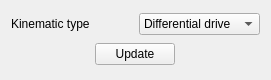
<?xml version="1.0" encoding="UTF-8"?>
<ui version="4.0">
 <class>KinematicProperties</class>
 <widget class="QWidget" name="KinematicProperties">
  <property name="geometry">
   <rect>
    <x>0</x>
    <y>0</y>
    <width>271</width>
    <height>80</height>
   </rect>
  </property>
  <property name="windowTitle">
   <string>Kinematic</string>
  </property>
  <layout class="QGridLayout" name="gridLayout">
   <item row="0" column="0">
    <layout class="QHBoxLayout" name="horizontalLayout">
     <item>
      <widget class="QLabel" name="label">
       <property name="text">
        <string>Kinematic type</string>
       </property>
      </widget>
     </item>
     <item>
      <widget class="QComboBox" name="comboBox">
       <item>
        <property name="text">
         <string>Differential drive</string>
        </property>
       </item>
       <item>
        <property name="text">
         <string>Skid steer</string>
        </property>
       </item>
      </widget>
     </item>
    </layout>
   </item>
   <item row="1" column="0" alignment="Qt::AlignHCenter">
    <widget class="QPushButton" name="pushButton">
     <property name="sizePolicy">
      <sizepolicy hsizetype="Expanding" vsizetype="Fixed">
       <horstretch>0</horstretch>
       <verstretch>0</verstretch>
      </sizepolicy>
     </property>
     <property name="maximumSize">
      <size>
       <width>200</width>
       <height>16777215</height>
      </size>
     </property>
     <property name="text">
      <string>Update</string>
     </property>
    </widget>
   </item>
  </layout>
 </widget>
 <resources/>
 <connections/>
</ui>
